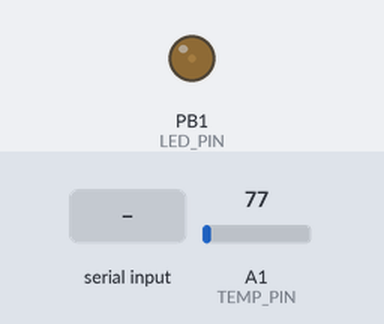
Bench run of a sketch on a simulated ATtiny85, built with avr-gcc and run on an emulated ATtiny85. On the bench: output pins drawn as LEDs (lit = HIGH). Inputs (shaded band) come from the test bench; at power-on: A1 (TEMP_PIN) = 77.

Above: at 1.2 s.
1.3 s: "ATtiny45\n" received over the second serial link
At 2.1 s:
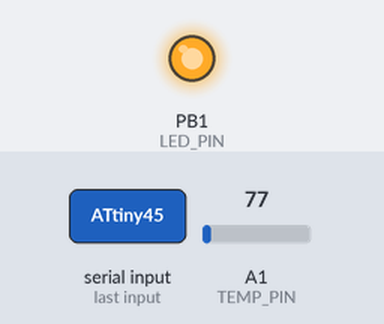
2.8 s: "0" received over the second serial link
At 3.1 s:
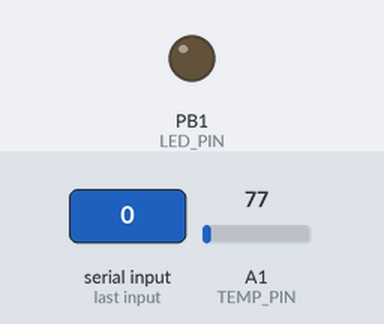
4.3 s: "2" received over the second serial link
At 5.5 s:
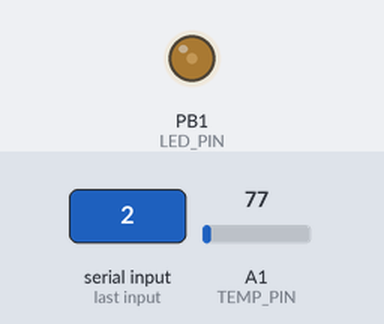
5.8 s: "1" received over the second serial link
At 6.7 s:
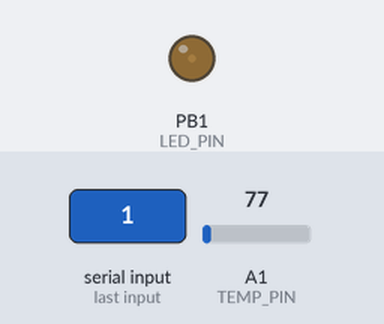
Timing chart, 0 to 8.3 s (numbered marks = the images above; inputs shaded):
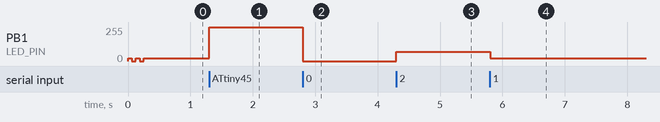

Measured:
- after the input at 1.3 s, PB1 (LED_PIN): 21/255 → 255/255 at once
- after the input at 2.8 s, PB1 (LED_PIN): 255/255 → 0/255 at once
- after the input at 4.3 s, PB1 (LED_PIN): 0/255 → 70/255 at once
- after the input at 5.8 s, PB1 (LED_PIN): 70/255 → 21/255 at once
- by itself, PB1 (LED_PIN): alternates 21/255 for 0.06 s and 0/255 for 0.06 s, 5 changes in all, then stays 21/255

The sketch:

lumen-mod.ino
```cpp
#include <SoftwareSerial.h>
/*
Modified by: Shreyas
Date:        26 Jul 2023
Modified:    08 Aug 2023
Description: Firmware for Blue Robotics Lumen LEDs to be controlled
             via RS232 on our vehicle. Extends on the code provided by a member
             on the Blue Robotics forum.
             https://discuss.bluerobotics.com/t/lumen-control-using-the-onboard-attiny45-20/1758/25
             If the board temperature hits 85C, the lights will flash a couple times and
             operate on reduced brightness, until temperature reduces to 70C
Steps:       Compile here with board ATtiny25/45/85, Clock "External 8MHz", Processor "ATtiny45"
             Then flash the .hex file using avrdude and USBTinyISP programmer
             .\avrdude.exe -c usbtiny -p attiny45 -U flash:w:lumen-mod.ino.hex:a
             If using a fresh IC, program with the correct fuses
             .\avrdude.exe -c usbtiny -p attiny45 -U flash:w:lumen-mod.ino.hex:a -U hfuse:w:0xdf:m -U lfuse:w:0xfe:m -U efuse:w:0xff:m

Blue Robotics Lumen LED Embedded Software
------------------------------------------------

Title: Lumen LED Light Embedded Microcontroller Software, modified by Seatools Pty Ltd
Description: This file is used on the ATtiny45 microcontroller
on the Lumen LED Light and controls the dimming of the light, using serial commands.
Additionally, a thermistor is used to sense temperature and automatically
dim the light to level 1 if it is overheating.
-------------------------------
The MIT License (MIT)
Copyright (c) 2016 Blue Robotics Inc.
Permission is hereby granted, free of charge, to any person obtaining a copy
of this software and associated documentation files (the "Software"), to deal
in the Software without restriction, including without limitation the rights
to use, copy, modify, merge, publish, distribute, sublicense, and/or sell
copies of the Software, and to permit persons to whom the Software is
furnished to do so, subject to the following conditions:
The above copyright notice and this permission notice shall be included in
all copies or substantial portions of the Software.
THE SOFTWARE IS PROVIDED "AS IS", WITHOUT WARRANTY OF ANY KIND, EXPRESS OR
IMPLIED, INCLUDING BUT NOT LIMITED TO THE WARRANTIES OF MERCHANTABILITY,
FITNESS FOR A PARTICULAR PURPOSE AND NONINFRINGEMENT. IN NO EVENT SHALL THE
AUTHORS OR COPYRIGHT HOLDERS BE LIABLE FOR ANY CLAIM, DAMAGES OR OTHER
LIABILITY, WHETHER IN AN ACTION OF CONTRACT, TORT OR OTHERWISE, ARISING FROM,
OUT OF OR IN CONNECTION WITH THE SOFTWARE OR THE USE OR OTHER DEALINGS IN
THE SOFTWARE.
-------------------------------
*/

// HARDWARE PIN DEFINITIONS
#define LED_PIN 1    // pin 6
#define TEMP_PIN A1  // pin 7
#define rxPin 0      // D0, Pin 5
#define txPin -1     // undefined pin, ignore

// set up serial port
// SoftwareSerial(rx, tx, inverted) - setting inverted to true to read RS232 directly
SoftwareSerial mySerial = SoftwareSerial(rxPin, txPin, true);

char c;
bool firstDim = true;

void setup() {
  pinMode(LED_PIN, OUTPUT);
  // define pin mode for rx:
  pinMode(rxPin, INPUT);
  // set the data rate for the SoftwareSerial port
  mySerial.begin(9600);
  // Setup up PWM on output pin
  // The default analogWrite frequency can mess with cameras
  TCCR0B = _BV(CS01);  // Set prescalar to 8 for 8M/8/256 = 3906 Hz

  analogWrite(LED_PIN, 255);
}

void turnLedOnFromInput(char c) {
  switch(c) {
      case 0x30:
        digitalWrite(LED_PIN, LOW);
        break;
      case 0x31:
        analogWrite(LED_PIN, 21);
        break;
      case 0x32:
        analogWrite(LED_PIN, 70);
        break;
      case 0x33:
        analogWrite(LED_PIN, 120);
        break;
      case 0x34:
        analogWrite(LED_PIN, 170);
        break;
      case 0x35:
        analogWrite(LED_PIN, 230);
        break;
      case 0x36:
        analogWrite(LED_PIN, 255);
        break;
      default:
        analogWrite(LED_PIN, 255);
    }
}

void loop() {
  // Read serial input if available, use serial code to set dimming level
  while (mySerial.available()) {
    c = mySerial.read();

    // Output PWM to LED driver based on character read from serial input
    turnLedOnFromInput(c);
  }

  // temperature dimming - reduce to level 1 and flash a couple of times
  if (analogRead(TEMP_PIN) <= 265 && c != '0') {
    if (firstDim) {
      analogWrite(LED_PIN, 21);
      delay(500);
      digitalWrite(LED_PIN, LOW);
      delay(500);
      analogWrite(LED_PIN, 21);
      delay(500);
      digitalWrite(LED_PIN, LOW);
      delay(500);
      analogWrite(LED_PIN, 21);
      firstDim = false;
    }
  }

  if (analogRead(TEMP_PIN) > 355 && firstDim == false) {
    turnLedOnFromInput(c);
    firstDim = true;
  }

  delay(50);
}
```
